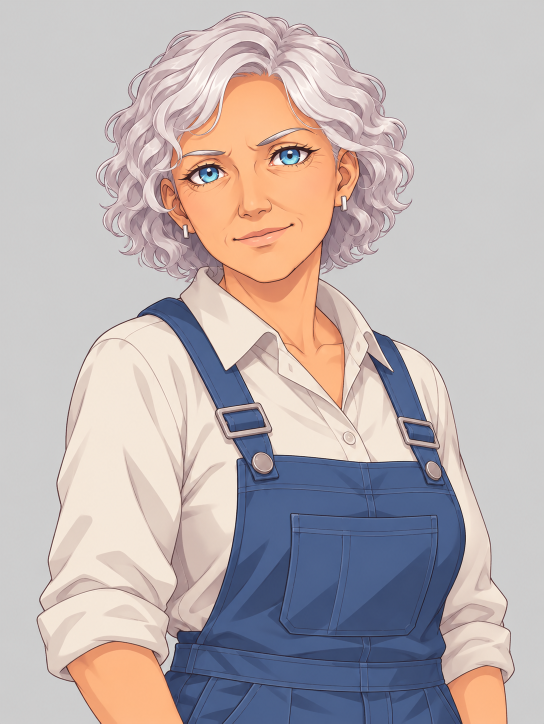
#> input picture assets/gen/kate_overalls_0.png, 1087 x 1447 px (shown at 1/2 size)
$ python _kate_smile_sheet.py
#> lines starting #> are read from the running program, lines starting #| are printed output that depends on the picture
# -*- coding: utf-8 -*-
"""Катя: база / sad / новая smile — лица крупно + метрики возраста (морщины, кудри)."""
import os
import numpy as np
from PIL import Image, ImageDraw

HERE = os.path.dirname(os.path.abspath(__file__))
GEN = os.path.join(HERE, 'assets', 'gen')
K2 = os.path.join(GEN, '_kate_v2')
REV = os.path.join(HERE, 'assets', 'review')

FILES = [('база neutral', os.path.join(GEN, 'kate_overalls_0.png')),
         ('sad (в сборке)', os.path.join(GEN, 'kate_sad_0.png')),
         ('smile НОВАЯ', os.path.join(K2, 'kate_smile__gpt-image-2_0.png'))]

TW = 620
tiles = []
for label, p in FILES:
    im = Image.open(p).convert('RGB')
#> im is the input picture: PIL image 1087x1447 RGB; mean R, G, B 188.1, 177.9, 177.9
    w, h = im.size
#> w = 1087; h = 1447
    f = im.crop((int(w * .20), int(h * .03), int(w * .80), int(h * .40)))
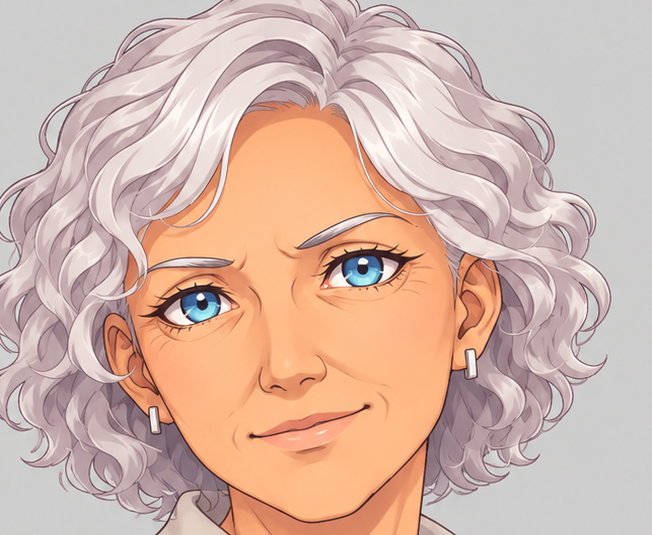
#> f: PIL image 652x535 RGB; mean R, G, B 212.1, 181.2, 168.4
    f = f.resize((TW, int(f.height * TW / f.width)), Image.LANCZOS)
#> f: PIL image 620x508 RGB
    tiles.append((label, f))
#> pass 2 of the loop `for label, p in FILES:`:
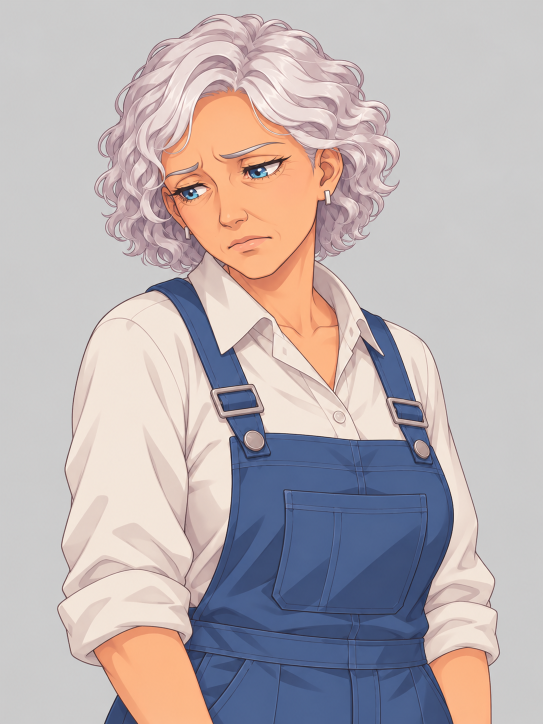
#> input picture assets/gen/kate_sad_0.png, 1086 x 1448 px (shown at 1/2 size)
#> im is the input picture: PIL image 1086x1448 RGB; mean R, G, B 187.2, 177.5, 179.3
#> pass 3 of the loop `for label, p in FILES:`:
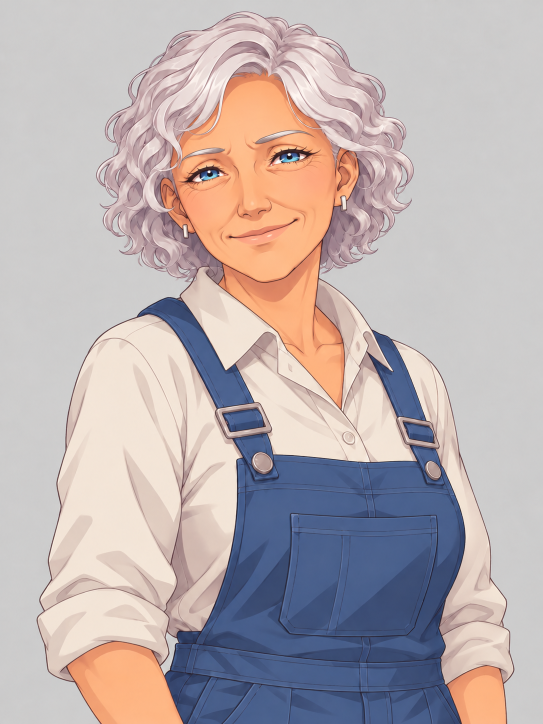
#> input picture assets/gen/_kate_v2/kate_smile__gpt-image-2_0.png, 1086 x 1448 px (shown at 1/2 size)
#> im is the input picture: PIL image 1086x1448 RGB; mean R, G, B 187.4, 176.2, 176.6
th = tiles[0][1].height
#> th = 508
sheet = Image.new('RGB', (TW * len(tiles), th + 26), (12, 14, 20))
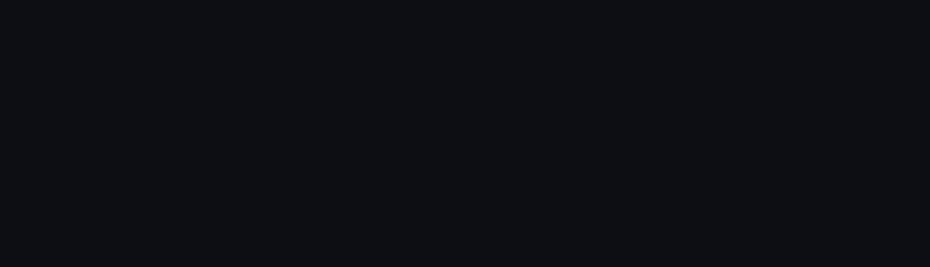
#> sheet: PIL image 1860x534 RGB (shown at 1/2 size); mean R, G, B 12, 14, 20
d = ImageDraw.Draw(sheet)
for i, (label, im) in enumerate(tiles):
    sheet.paste(im, (i * TW, 26))
    d.text((i * TW + 8, 8), label, fill=(255, 255, 255))
#> this loop made 3 passes
#> label on passes 1 to 3: 'база neutral', 'sad (в сборке)', 'smile НОВАЯ'
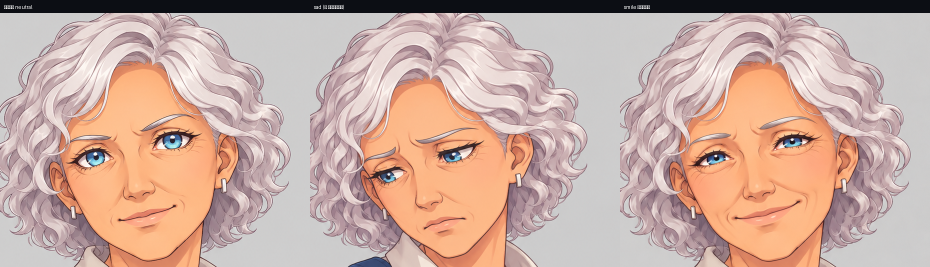
#> sheet: PIL image 1860x534 RGB (shown at 1/2 size); mean R, G, B 202, 172.2, 161.3
p = os.path.join(REV, 'review_79_kate_smile.png')
sheet.save(p)
print(p, sheet.size)
#| assets/review/review_79_kate_smile.png (1860, 534)

# метрики: морщины лица и «седина» (доля очень светлых пикселей в волосах)
def stats(path):
#> called with path = 'assets/gen/kate_overalls_0.png'
    a = np.asarray(Image.open(path).convert('RGB'), np.float32)
    h, w, _ = a.shape
#> h = 1447; w = 1087
    face = a[int(h * .10):int(h * .34), int(w * .28):int(w * .72)]
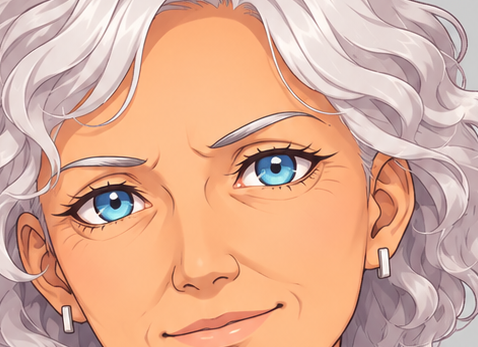
#> face: shape (347, 478, 3) float32; mean R, G, B 219.7, 172.9, 150
    g = face.mean(2)
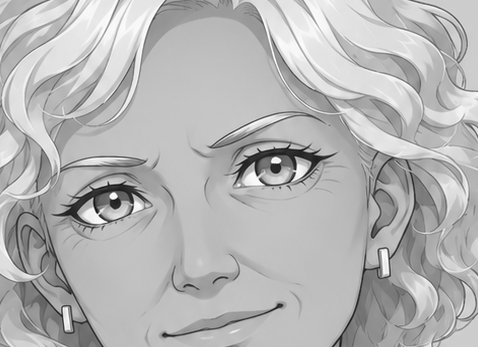
#> g: shape (347, 478) float32; min 15.67, max 255, mean 180.9
    lap = np.abs(4 * g[1:-1, 1:-1] - g[:-2, 1:-1] - g[2:, 1:-1] - g[1:-1, :-2] - g[1:-1, 2:]).mean()
#> lap = 16.49
    hair = a[int(h * .03):int(h * .16), int(w * .22):int(w * .78)]
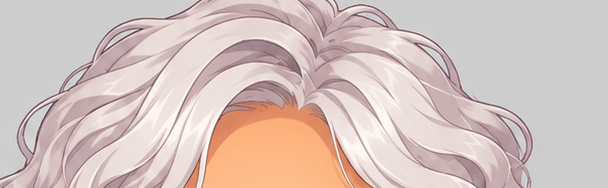
#> hair: shape (188, 608, 3) float32; mean R, G, B 213.2, 195, 190.5
    grey = (hair.mean(2) > 150).mean()
#> grey = 0.938
    return lap, grey

print('%-16s %8s %8s' % ('', 'морщины', 'седина'))
for label, p in FILES:
    lap, grey = stats(p)
#> lap = 16.49; grey = 0.938
    print('%-16s %8.2f %8.1f%%' % (label, lap, 100 * grey))
#| база neutral        16.49     93.8%
#> pass 2 of the loop `for label, p in FILES:`:
#> a: shape (1448, 1086, 3) float32
#> face: shape (348, 477, 3) float32
#> in stats (call 2), `g = face.mean(2)`:
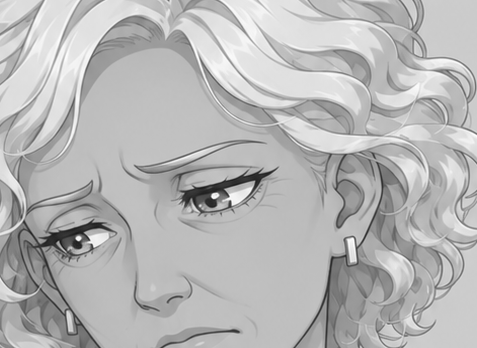
#> g: shape (348, 477) float32; min 23, max 255, mean 182.5
#> in stats (call 2), `lap = np.abs(4 * g[1:-1, 1:-1] - g[:-2, 1:-1] - g[2:, 1:-1] - g[1:-1, ..`: lap = 13.2
#> in stats (call 2), `hair = a[int(h * .03):int(h * .16), int(w * .22):int(w * .78)]`:
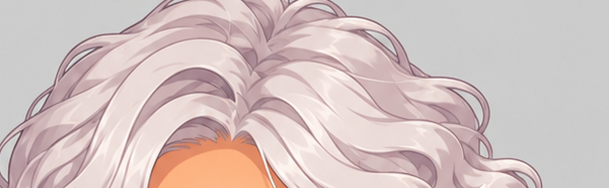
#> hair: shape (188, 609, 3) float32; mean R, G, B 211.1, 194.1, 192.2
#> in stats (call 2), `grey = (hair.mean(2) > 150).mean()`: grey = 0.944
#> `lap, grey = stats(p)`: lap = 13.2; grey = 0.944
#| sad (в сборке)      13.20     94.4%
#> pass 3 of the loop `for label, p in FILES:`:
#> in stats (call 3), `g = face.mean(2)`:
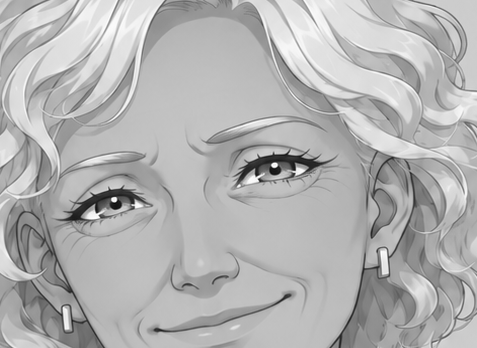
#> g: shape (348, 477) float32; min 8.33, max 255, mean 178.5
#> in stats (call 3), `lap = np.abs(4 * g[1:-1, 1:-1] - g[:-2, 1:-1] - g[2:, 1:-1] - g[1:-1, ..`: lap = 13.11
#> in stats (call 3), `hair = a[int(h * .03):int(h * .16), int(w * .22):int(w * .78)]`:
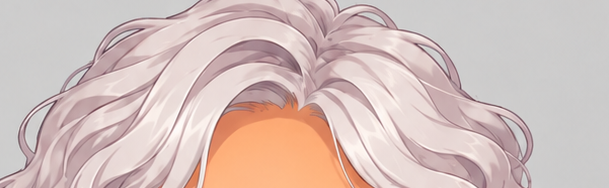
#> hair: shape (188, 609, 3) float32; mean R, G, B 212.4, 192.4, 187.9
#> in stats (call 3), `grey = (hair.mean(2) > 150).mean()`: grey = 0.932
#> `lap, grey = stats(p)`: lap = 13.11; grey = 0.932
#| smile НОВАЯ         13.11     93.2%
